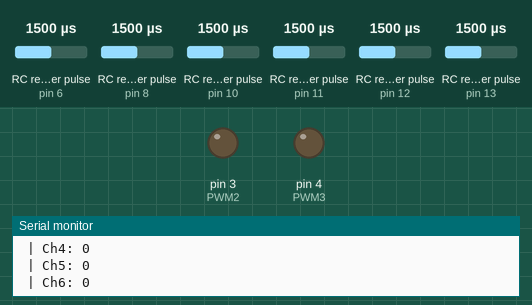
Simulated run of this sketch. Board: Arduino Mega 2560, built with avr-gcc and run on an emulated ATmega2560. Parts: output pins drawn as LEDs (lit = HIGH), the last lines printed to the serial monitor. Wiring (inferred from the names in the program): 6 × RC receiver channel: data pin 6 / data pin 8 / data pin 10 / data pin 11 / data pin 12 / data pin 13. The test bench sets the inputs (shaded band); at power-on: RC receiver pulse (sensors on pin 8, pin 10, pin 6, pin 11, pin 12, pin 13) 1500 µs.

Above: at 1.2 s.
1.3 s: RC receiver pulse (sensor on pin 8) set to 1020 µs
At 2.2 s:
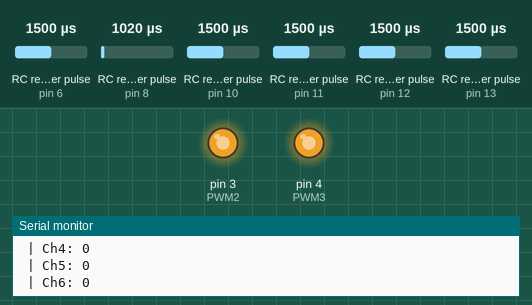
2.8 s: RC receiver pulse (sensor on pin 10) set to 1469 µs
4.3 s: RC receiver pulse (sensor on pin 10) set to 1444 µs
At 5.5 s:
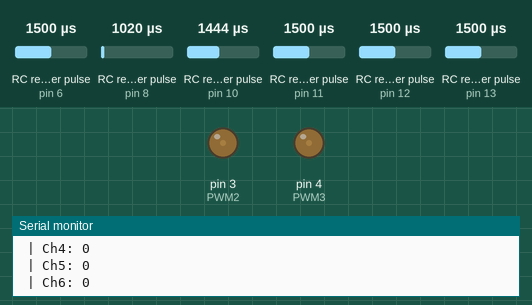
5.8 s: RC receiver pulse (sensor on pin 10) set to 1250 µs
At 7.0 s:
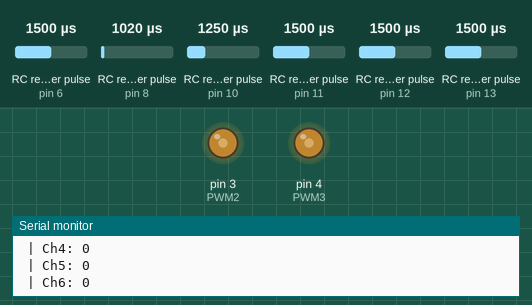
7.3 s: RC receiver pulse (sensor on pin 10) set to 1020 µs
At 7.9 s:
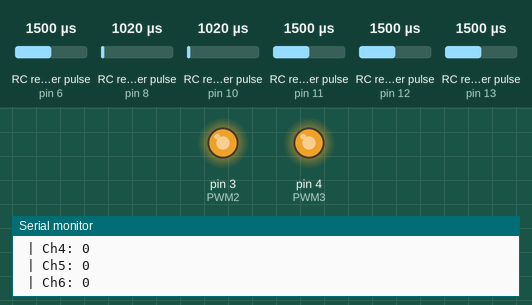
8.8 s: RC receiver pulse (sensor on pin 10) set to 1750 µs
At 9.6 s:
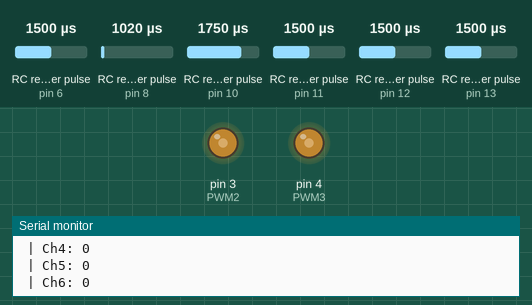
Timing chart, 0 to 11.3 s (numbered marks = the images above; inputs shaded):
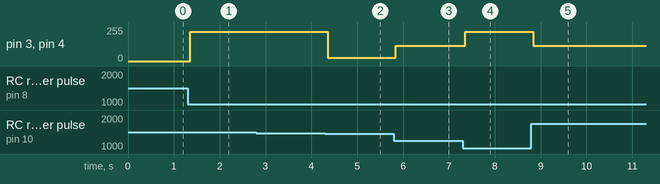

Measured:
- the behaviour switches between 1459 and 1458 µs on RC receiver pulse (sensor on pin 10) (found by bisection; images 1 and 2)
- after the input at 1.3 s, pin 3 (PWM2), pin 4 (PWM3): 0/255 → 220/255 after 0.06 s
- after the input at 4.3 s, pin 3 (PWM2), pin 4 (PWM3): 220/255 → 25/255 after 0.06 s
- after the input at 5.8 s, pin 3 (PWM2), pin 4 (PWM3): 25/255 → 115/255 at once
- after the input at 7.3 s, pin 3 (PWM2), pin 4 (PWM3): 115/255 → 220/255 after 0.06 s
- after the input at 8.8 s, pin 3 (PWM2), pin 4 (PWM3): 220/255 → 115/255 at once

The sketch:

RC_Controller.ino
```cpp
// Define Input Connections
#define PWM1 2
#define PWM2 3
#define PWM3 4
#define PHASE1 52
#define PHASE2 50
#define PHASE3 48

#define CH1 8
#define CH2 10
#define CH3 11
#define CH4 12
#define CH5 13
#define CH6 6

// Integers to represent values from sticks and pots
int ch1Value;
int ch2Value;
int ch3Value;
int ch4Value;
int ch5Value;

// Boolean to represent switch value
bool ch6Value;

// Read the number of a specified channel and convert to the range provided.
// If the channel is off, return the default value
int readChannel(int channelInput, int minLimit, int maxLimit, int defaultValue){
  int ch = pulseIn(channelInput, HIGH, 30000);
  if (ch < 100) return defaultValue;
  return map(ch, 1000, 2000, minLimit, maxLimit);
}

// Read the switch channel and return a boolean value
bool readSwitch(byte channelInput, bool defaultValue){
  int intDefaultValue = (defaultValue)? 100: 0;
  int ch = readChannel(channelInput, 0, 100, intDefaultValue);
  return (ch > 50);
}

void setup(){
  // Set up serial monitor
  Serial.begin(115200);

  // Set all pins as inputs
  pinMode(CH1, INPUT);
  pinMode(CH2, INPUT);
  pinMode(CH3, INPUT);
  pinMode(CH4, INPUT);
  pinMode(CH5, INPUT);
  pinMode(CH6, INPUT);
}


void loop() {

  // Get values for each channel
  ch1Value = readChannel(CH1, -100, 100, 0);
  ch2Value = readChannel(CH2, -100, 100, 0);
  ch3Value = readChannel(CH3, -100, 100, -100);
  ch4Value = readChannel(CH4, -100, 100, 0);
  ch5Value = readChannel(CH5, -100, 100, 0);
  ch6Value = readSwitch(CH6, false);

  // Print to Serial Monitor
  Serial.print("Ch1: ");
  Serial.println(ch1Value);
  Serial.print(" | Ch2: ");
  Serial.println(ch2Value);
//forward
  if(ch2Value > 8){
    analogWrite(PWM3, map(ch2Value,0,100,0,230));
    digitalWrite(PHASE3, HIGH);
    analogWrite(PWM2, map(ch2Value,0,100,0,230));
    digitalWrite(PHASE2, LOW);
  }
//backward
  else if(ch2Value < -8){
    analogWrite(PWM3, map(ch2Value,0,-100,0,230));
    digitalWrite(PHASE3, LOW);
    analogWrite(PWM2, map(ch2Value,0,-100,0,230));
    digitalWrite(PHASE2, HIGH);
  }
  else{
    //if not forward and backward, go left or right
      if(ch1Value > 8){
    analogWrite(PWM3, map(ch1Value,0,100,0,230));
    digitalWrite(PHASE3, LOW);
    analogWrite(PWM2, map(ch1Value,0,100,0,230));
    digitalWrite(PHASE2, LOW);
  }
  else if(ch1Value < -8){
    analogWrite(PWM3, map(ch1Value,0,-100,0,230));
    digitalWrite(PHASE3, HIGH);
    analogWrite(PWM2, map(ch1Value,0,-100,0,230));
    digitalWrite(PHASE2, HIGH);
  }
 else{
    analogWrite(PWM3, 0);
    analogWrite(PWM2, 0);
  }
  }
  Serial.print(" | Ch3: ");
  Serial.println(ch3Value);
  // if(ch3Value > 0){
  //   ch3Value = 0;
  // }
  Serial.print(" | Ch4: ");
  Serial.println(ch4Value);
  Serial.print(" | Ch5: ");
  Serial.println(ch5Value);
  Serial.print(" | Ch6: ");
  Serial.println(ch6Value);

  // delay(500);
}
```
